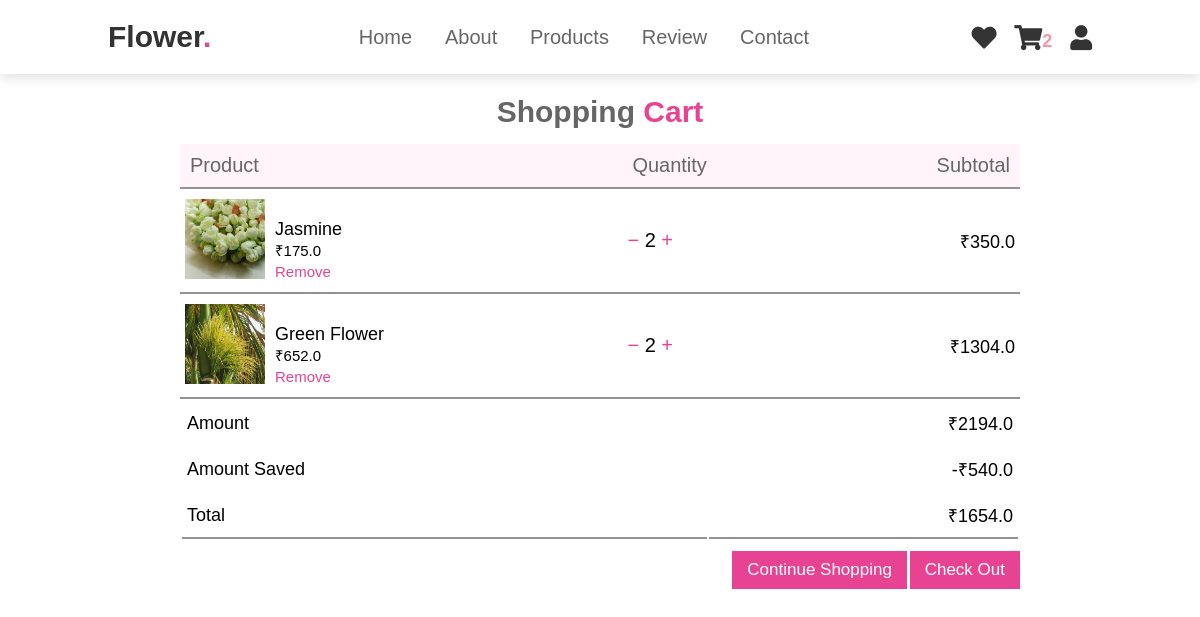
The app's page /order-summary/ (signed in), older data.
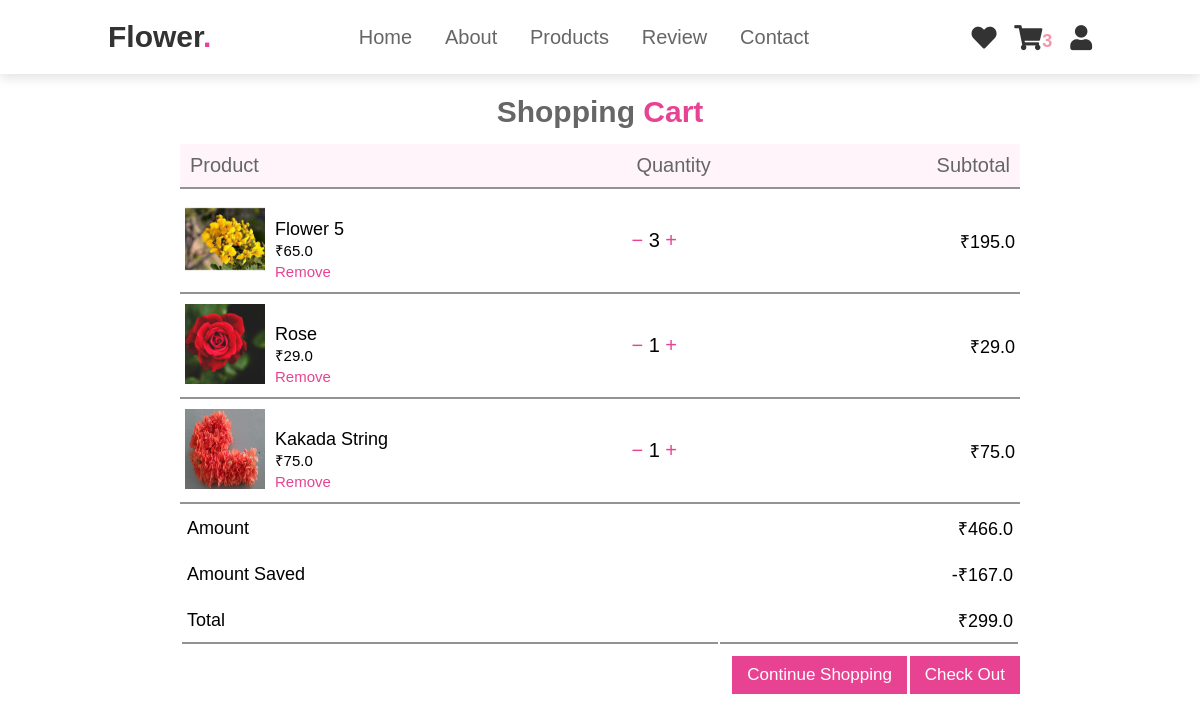
The same page, newer data.
### core/models.py (models this page shows, shortened)
class CartItem(models.Model):
    user = models.ForeignKey(User, on_delete=models.CASCADE)
    item = models.ManyToManyField(Order)
    start_date = models.DateTimeField(auto_now_add=True)
    order_date = models.DateTimeField()
    ordered = models.BooleanField(default=False)
    class Meta:
        verbose_name = 'CartItem'
        verbose_name_plural = 'CartItems'
    def get_total_price(self):
        total = 0
        for order_item in self.item.all():
            total += order_item.get_total_item_price()
        return total
    def get_amount_saved(self):
        total = 0
        for order_item in self.item.all():
            total += order_item.get_amount_saved()
        return total
    def price_afted_saved(self):
        total = 0
        for order_item in self.item.all():
            total += order_item.get_final_price()
        return total

class Order(models.Model):
    user = models.ForeignKey(User, on_delete=models.CASCADE)
    ordered = models.BooleanField(default=False)
    item = models.ForeignKey(Item, on_delete=models.CASCADE)
    quantity = models.IntegerField(default=1)
    class Meta:
        verbose_name_plural = 'Orders'
    def get_total_item_price(self):
        return self.quantity * self.item.price
    def get_discount_item_price(self):
        return self.quantity * self.item.discount_price
    def get_amount_saved(self):
        return self.get_total_item_price() - self.get_discount_item_price()
    def get_final_price(self):
        if self.item.discount_price:
            return self.get_discount_item_price()
        return self.get_total_item_price()

class Item(models.Model):
    flower_name = models.CharField(max_length=100, default="")
    price = models.FloatField()
    discount_price = models.FloatField(blank=True, null=True)
    description = models.TextField()
    category = models.ForeignKey(Category, on_delete=models.CASCADE)
    label = models.CharField(choices=label_choices,
                             default="", max_length=2, blank=True, null=True)
    item_image = models.ImageField(
        upload_to="uploads/", default='/images/no-image.jpg')
    is_auctioned = models.BooleanField(default=False)
    class Meta:
        verbose_name_plural = 'Items'
    def get_add_to_cart_url(self):
        return reverse("core:add-to-cart", kwargs={'pk': self.pk})
    def get_remove_from_cart_url(self):
        return reverse("core:remove-from-cart", kwargs={'pk': self.pk})
    def get_reduce_quantity_item_url(self):
        return reverse("core:reduce-quantity-item", kwargs={'pk': self.pk})

### core/views.py (the view)
# urls.py: path('order-summary/', OrderSummary.as_view(), name='order-summary'),
class OrderSummary(LoginRequiredMixin, View):
    def get(self, *args, **kwargs):
        try:
            cart_items = CartItem.objects.get(
                user=self.request.user, ordered=False)
            context = {'cart_items': cart_items}
            return render(self.request, 'cart.html', context)
        except ObjectDoesNotExist:
            messages.success(self.request, "No Products in the cart")
            return redirect('/')

### core/templatetags/cart_tags.py (called while the page is built)
@register.filter
def cart_item_count(user):
    if user.is_authenticated:
        items = CartItem.objects.filter(user=user, ordered=False)
        if items.exists():
            return items[0].item.count()
    else:
        return 0

### Templates/cart.html (shortened to what this page needs)
{% extends 'base.html' %}
{% load static %}
{% block csslink %}
<link rel="stylesheet" href={% static 'css/cart.css' %}/>
{% endblock csslink %}
{% block content %}
<div class="small-container cart-page">
{% if cart_items.item.all %}
  <h3 class="head">Shopping <span>Cart</span></h3>
  <top>
    <table>
      <tr>
        <th>Product</th>
        <th>Quantity</th>
        <th>Subtotal</th>
      </tr>
      {% for cart_item in cart_items.item.all %}
          <tr>
            <td>
              <div class="cart-info">
                <img src={{cart_item.item.item_image.url}} alt="" />
                <div class="data">
                  <p>{{cart_item.item.flower_name}}</p>
                  <small>&#8377;{{cart_item.item.discount_price}}</small>
                  <br />
                  <a href="{{cart_item.item.get_remove_from_cart_url}}">Remove</a>
                </div>
              </div>
            </td>
            <td style="font-size: 2rem;">
              <a href="{{ cart_item.item.get_reduce_quantity_item_url }}"><span id=plusorminus >&#8722;</span></a>
              {{cart_item.quantity}}
              <a href="{{cart_item.item.get_add_to_cart_url}}"><span id=plusorminus >&#43;</span></a>
            </td>
            <td>&#8377;{{cart_item.get_discount_item_price}}</td>
          </tr>
      {% endfor %}
    </table>
  </top>
  <div class="total-price">
    <table>
      <tr>
        <td>Amount</td>
        <td>&#8377;{{cart_items.get_total_price }}</td>
      </tr>
      <tr>
        <td>Amount saved</td>
        <td>-&#8377;{{cart_items.get_amount_saved}}</td>
      </tr>
      <tr class="under">
        <td>Total</td>
        <td>&#8377;{{cart_items.price_afted_saved}}</td>
      </tr>
    </table>
  </div>
  <div style="display: block ruby;text-align: end;">
    <div class="checkout">
      <a href="{% url 'core:Home-Page' %}">Continue Shopping</a>
    </div>
    <div class="checkout">
      <a href="#">check out</a>
    </div>
  </div>
  {% else %}
  <h3 class="head">Empty<span>Cart</span></h3>
  <div class="checkout" style="text-align: center;">
    <a href="{% url 'core:Home-Page' %}">Continue Shopping</a>
  </div>
  {% endif %}
</div>
    {% endblock content %}

### Templates/base.html (shortened to what this page needs)
{% load static %}
{% load cart_tags %}
<!DOCTYPE html>
<html lang="en">
  <head>
    <link
      rel="stylesheet"
      href="https://cdnjs.cloudflare.com/ajax/libs/font-awesome/5.15.4/css/all.min.css"
    />
    <link rel="stylesheet" href= {% static 'css/style.css' %}/>
    {% block csslink %}
    {% endblock csslink %}
  </head>
  <body>
    <div>
    <header>
      <a href="#" class="logo">flower<span>.</span></a>
      <nav class="navbar">
        <a href={% url 'core:Home-Page' %}>home</a>
        <a href="#about">about</a>
        <a href="#products">products</a>
        <a href="#review">review</a>
        <a href="#contact">contact</a>
      </nav>
      <div class="icons">
        <a href="#" class="fas fa-heart"></a>
        <a href="{% url 'core:order-summary' %}" class="fas fa-shopping-cart"
        ><span style=" color: #f496a9; font-size: large;">{{request.user | cart_item_count }}</span></a>
        <a href="signup.html" class="fas fa-user"></a>
      </div>
    </header>
    {% block content %}
    {% endblock content %}
  </div>
  </body>
</html>

### static/css/style.css (style rules this page uses)
:root { --pink: #e84393; }
* { margin: 0%; padding: 0%; box-sizing: border-box; font-family: Verdana, Geneva, Tahoma, sans-serif; outline: none; text-decoration: none; border: none; text-transform: capitalize; transition: 0.2s linear; }
html { font-size: 62.5%; scroll-behavior: smooth; scroll-padding-top: 6rem; overflow-x: hidden; }
header { position: fixed; top: 0%; right: 0%; left: 0%; background-color: #fff; padding: 2rem 9%; display: flex; align-items: center; justify-content: space-between; z-index: 1000; box-shadow: 0 0.5rem 1rem rgba(0, 0, 0, 0.1); }
header .logo { font-size: 3rem; color: #333; font-weight: bolder; }
header .logo span { color: var(--pink); }
header .navbar a { font-size: 2rem; padding: 0 1.5rem; color: #666; }
header .icons a { font-size: 2.5rem; color: #333; margin-left: 1.5rem; }

### static/css/cart.css (style rules this page uses)
:root { --pink: #e84393; }
.small-container { margin-top: 100px; }
.cart-page { margin: 80px auto; width: 70%; }
top table { width: 100%; border-collapse: collapse; }
table tr { border-bottom: 2px solid #939393; }
.cart-info { display: flex; flex-wrap: wrap; }
th { text-align: left; padding: 10px; color: #666; font-weight: normal; font-size: 2rem; background-color: rgba(255, 51, 153, 0.05); }
td { padding: 10px 5px; font-size: 1.8rem; }
.data { padding-top: 20px; }
td a { color: var(--pink); font-size: 1.5rem; }
td img { width: 80px; height: 80px; margin-right: 10px; }
.head { font-size: 3rem; text-align: center; padding: 15px; color: #666; }
.head span { color: var(--pink); }
.total-price { display: flex; justify-content: flex-end; }
.total-price table { width: 100%; max-width: 100%; }
td:last-child { text-align: right; }
th:last-child { text-align: right; }
.under td { border-bottom: 2px solid #939393; }
#plusorminus { font-size: 2rem; }
.checkout a { display: inline-block; background-color: var(--pink); font-size: 1.7rem; color: #fff; padding: 0.9rem 1.5rem; cursor: pointer; margin-top: 1rem; text-align: right; }
.checkout { text-align: right; }

Row changes from the older to the newer data that the page shows:
removed Order: item.item_image (picture), item.flower_name "Jasmine", item.discount_price "175.0", quantity "2", get_discount_item_price "350.0"
removed Order: item.item_image (picture), item.flower_name "Green Flower", item.discount_price "652.0", quantity "2", get_discount_item_price "1304.0"
added Order: item.item_image (picture), item.flower_name "Flower 5", item.discount_price "65.0", quantity "3", get_discount_item_price "195.0"
added Order: item.item_image (picture), item.flower_name "Rose", item.discount_price "29.0", quantity "1", get_discount_item_price "29.0"
added Order: item.item_image (picture), item.flower_name "Kakada String", item.discount_price "75.0", quantity "1", get_discount_item_price "75.0"
computed for CartItem: get_total_price "2194.0" → "466.0"; get_amount_saved "540.0" → "167.0"; price_afted_saved "1654.0" → "299.0"
Text that changed along with them:
{{ request.user | cart_item_count }}: "2" → "3"
